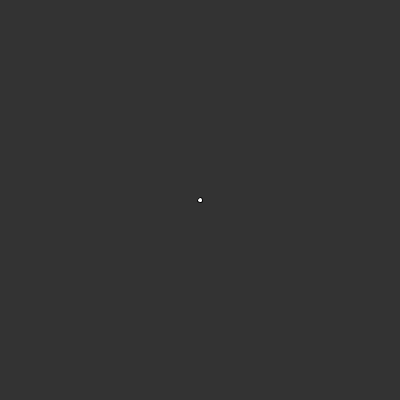
Frame 1 (no input)
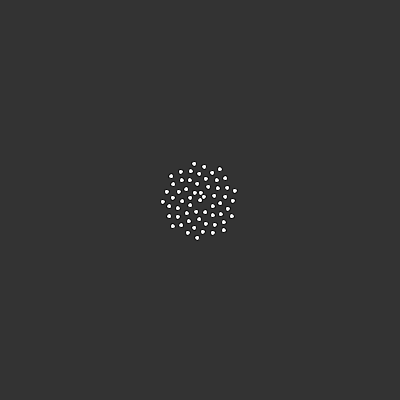
Frame 60 (the mouse pressed at the canvas centre just before this capture)
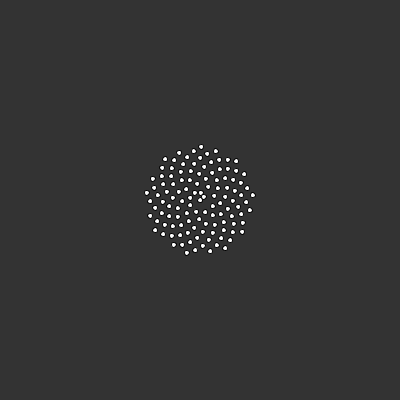
Frame 120 (the mouse held since frame 60 and released just before this capture)

The Processing sketch that drew these frames (run headless with seeded random() and noise(); from frame 60 on, the mouse is pressed at the canvas centre):

// Processing sketch: Phyllotaxis
// ── Phyllotaxis.pde
float y;
float x;
float ang;
float n = 0;
float c = 5;
float r;


void setup() {
  size(400, 400);
  background(51);
  
}

void draw() {
  translate(width/2, height/2);
  fill(255);
  ang = n * 137.5;
  //ang = ang * 180 / PI;
  r = c * sqrt(n);


  x = r * cos(ang);
  y = r * sin(ang);
  ellipse(x, y, 5, 5);
  n++;
}
